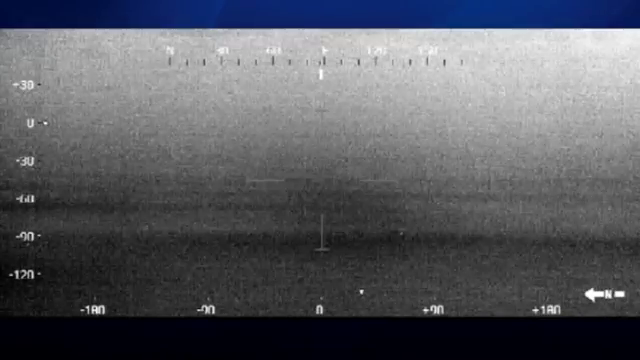
#> input picture frame 79 of data/seq2_noisy.mp4, 640 x 360 px, given in place of seq1.mp4, which was not available
$ python main2.py
#> lines starting #> are read from the running program, lines starting #| are printed output that depends on the picture; after the words box and inside, x2 and y2 are one past the last pixel; in counts of white or black regions, pixels touching at a corner belong together; long printed decimals are rounded; pictures that were not available may be replaced by others from this repository, and a replacement may not be noted
#> further down, frame is the input picture: shape (360, 640, 3); mean B, G, R 96.9, 90.4, 88.5
### ship_detection.py
import math
import cv2
import numpy as np
import matplotlib.pyplot as plt
from matplotlib import cm
from mpl_toolkits.mplot3d import Axes3D
from scipy.stats import wasserstein_distance
from sklearn.cluster import MeanShift
from sklearn import linear_model


# ----------------------------------------------------
#
# Ship Detection based on morphological reconstruction
#
# Paper: Thermal infrared small ship detection in sea clutter based on
# morphological reconstruction and multi-feature analysis
# ----------------------------------------------------
def detect_ship(gray):
    width = 854
    height = 480
    f = cv2.resize(gray, (width, height), interpolation=cv2.INTER_AREA)

    # ===== I. Gray-scale morphological reconstruction
    B = cv2.getStructuringElement(cv2.MORPH_ELLIPSE, (13, 9))

    # opening and closing map
    g = cv2.morphologyEx(f, cv2.MORPH_OPEN, B)
    h = cv2.morphologyEx(f, cv2.MORPH_CLOSE, B)
    tophat = cv2.morphologyEx(f, cv2.MORPH_TOPHAT, B)

    # compute intensity foreground saliency map
    max_iters = 10
    gi = g
    hi = h
    ogmr = np.zeros((height, width), np.uint8)
    cgmr = np.ones((height, width), np.uint8) * 255
    for it in range(max_iters):
        gi = cv2.dilate(gi, B)
        gdi = cv2.min(gi, f)
        ogmr = cv2.max(ogmr, gdi)

        hi = cv2.erode(hi, B)
        hdi = cv2.max(hi, f)
        cgmr = cv2.min(cgmr, hdi)
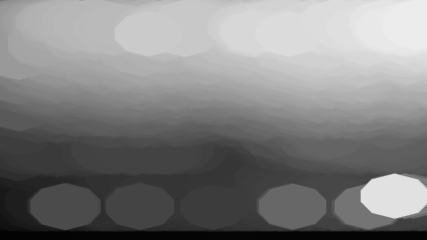
#> gi: shape (480, 854) (shown at 1/2 size); min 3, max 236, mean 128.5
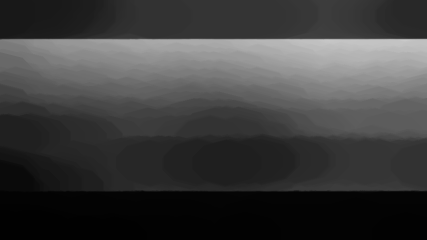
#> hi: shape (480, 854) (shown at 1/2 size); min 1, max 201, mean 61.2

    f_f = np.float32(f) / 255.0
    ogmr_f = np.float32(ogmr) / 255.0
    cgmr_f = np.float32(cgmr) / 255.0

    ifsm_bf = cv2.pow(f_f - ogmr_f, 1)
    ifsm_df = cv2.pow(cgmr_f - f_f, 1)

    # compute background contrast saliency map
    cgmr_open = cv2.morphologyEx(cgmr, cv2.MORPH_OPEN, B)
    ogmr_close = cv2.morphologyEx(ogmr, cv2.MORPH_CLOSE, B)

    bcsm_bf = cv2.pow(cgmr_f - np.float32(cgmr_open) / 255.0, 1)
    bcsm_df = cv2.pow(np.float32(ogmr_close) / 255.0 - ogmr_f, 1)

    # compute fused saliency map
    min1, max1, iloc1, aloc1 = cv2.minMaxLoc(ifsm_bf)
#> min1 = 0; max1 = 0.706; iloc1 = (0, 0); aloc1 = (43, 368)
    min2, max2, iloc2, aloc2 = cv2.minMaxLoc(bcsm_bf)
#> min2 = 0; max2 = 0.745; iloc2 = (0, 0); aloc2 = (43, 368)

    ifsm_bf_norm = (ifsm_bf - min1) / (max1 - min1)
    bcsm_bf_norm = (bcsm_bf - min2) / (max2 - min2)

    sm_f = cv2.pow(cv2.multiply(ifsm_bf_norm, bcsm_bf_norm), 0.5)
    sm_i = np.uint8(sm_f * 255)
    ret, sm_bin = cv2.threshold(sm_i, 0, 255, cv2.THRESH_BINARY + cv2.THRESH_OTSU)
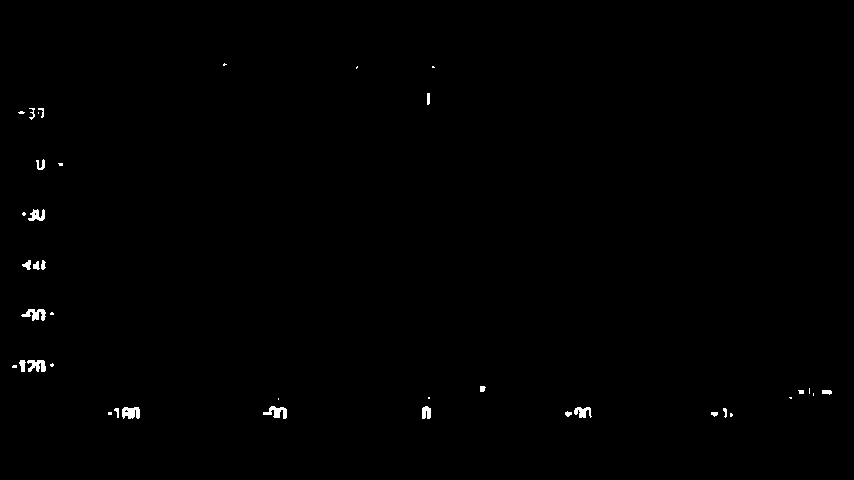
#> sm_bin: shape (480, 854); 0.41% white; 39 white regions (17 under 20 px), largest, box (x1, y1, x2, y2) and area: (122, 407, 140, 419) 174, (21, 309, 46, 321) 168, (263, 406, 287, 419) 167
#> ret = 58

    # ===== II. Contour description of TIR Ship based on Eigenvalue Analysis and Sahpe Constraint

    # Find lage eigen value map
    xKernel = np.array([1, -1], dtype="float")
    yKernel = xKernel.T

    sm_x = cv2.filter2D(sm_f, -1, xKernel)
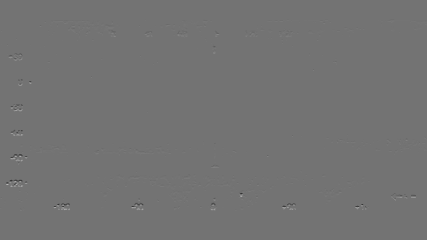
#> sm_x: shape (480, 854) float32 (shown at 1/2 size); min -0.616, max 0.739, mean 9.31e-12; drawn with min black and max white
    sm_y = cv2.filter2D(sm_f, -1, yKernel)
    sm_xx = cv2.filter2D(sm_x, -1, xKernel)
    sm_xy = cv2.filter2D(sm_x, -1, yKernel)
    sm_yx = cv2.filter2D(sm_y, -1, xKernel)
    sm_yy = cv2.filter2D(sm_y, -1, yKernel)

    kSigma = (2, 2)
    kSize = (13, 13)
    sm_xx = cv2.GaussianBlur(sm_xx, kSize, sigmaX=kSigma[0], sigmaY=kSigma[1], borderType=cv2.BORDER_CONSTANT)
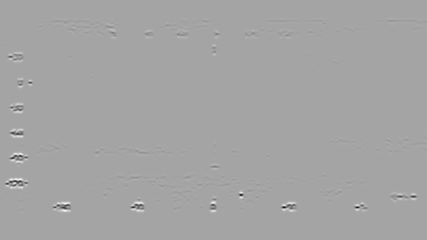
#> sm_xx: shape (480, 854) float32 (shown at 1/2 size); min -0.0593, max 0.0328, mean 2.91e-12; drawn with min black and max white
    sm_xy = cv2.GaussianBlur(sm_xy, kSize, sigmaX=kSigma[0], sigmaY=kSigma[1], borderType=cv2.BORDER_CONSTANT)
    sm_yx = cv2.GaussianBlur(sm_yx, kSize, sigmaX=kSigma[0], sigmaY=kSigma[1], borderType=cv2.BORDER_CONSTANT)
    sm_yy = cv2.GaussianBlur(sm_yy, kSize, sigmaX=kSigma[0], sigmaY=kSigma[1], borderType=cv2.BORDER_CONSTANT)

    lamdaLage = 0.5 * (sm_xx + sm_yy + cv2.sqrt(cv2.pow(sm_xx - sm_yy, 2) + 4 * sm_xy * sm_yx))
    minv, maxv, minl, maxl = cv2.minMaxLoc(lamdaLage)
#> minv = 0; maxv = 0.0655; minl = (0, 0); maxl = (40, 358)
    print((minv, maxv))
#| (0.0, 0.0655)
    lamdaLage = (lamdaLage - minv) / (maxv - minv)
    # EXPERIMENT IT: Thresholding by Otsu or by zero thresh
    thresh, lamdaLage_bin = cv2.threshold(np.uint8(lamdaLage * 255), 0, 255, cv2.THRESH_BINARY + cv2.THRESH_OTSU)
#> lamdaLage_bin: shape (480, 854); 0.55% white; 64 white regions (30 under 20 px), largest, box (x1, y1, x2, y2) and area: (18, 356, 47, 361) 123, (113, 403, 141, 409) 116, (19, 370, 47, 378) 110
#> thresh = 53

    # Find contour map of binary fused saliency map
    B1 = cv2.getStructuringElement(cv2.MORPH_ELLIPSE, (7, 7))
    sm_bin_dilate = cv2.dilate(sm_bin, B1)
#> sm_bin_dilate: shape (480, 854); 1.3% white; 22 white regions
    contours, hierachy = cv2.findContours(sm_bin_dilate, cv2.RETR_TREE, cv2.CHAIN_APPROX_SIMPLE)
#> contours = 25 contours, 3 with area under 20; largest, box (x1, y1, x2, y2) and area: (9, 357, 57, 375) 594, (105, 404, 143, 422) 494, (18, 306, 57, 324) 435, (562, 404, 595, 421) 379, (260, 403, 290, 422) 378

    staeam_thresh = 0.2094
    staem_valid_contours = []
    for contId in range(len(contours)):
        x, y, w, h = cv2.boundingRect(contours[contId])
        staem_roi = lamdaLage[y:y + h, x:x + w]
        staem_mask = lamdaLage_bin[y:y + h, x:x + w]
        avg = cv2.meanStdDev(staem_roi, mask=staem_mask)
        if avg[0] > staeam_thresh:
            staem_valid_contours.append(contours[contId])
        else:
            sm_bin_dilate[y:y + h, x:x + w] *= 0  # np.zeros((h, w), np.uint8)
#> this loop made 25 passes
#> (x, y, w, h, avg) on passes 1, 3, 4, 5, 6, 7, 8, 9: (708, 405, 28, 16, ([0.412], [0.155])), (562, 404, 33, 17, ([0.445], [0.153])), (105, 404, 38, 18, ([0.5], [0.2])), (419, 403, 15, 19, ([0.517], [0.182])), (260, 403, 30, 19, ([0.48], [0.17])), (275, 395, 7, 8, ([0], [0])), (786, 394, 9, 8, ([0], [0])), (425, 394, 8, 8, ([0.238], [0.0171]))
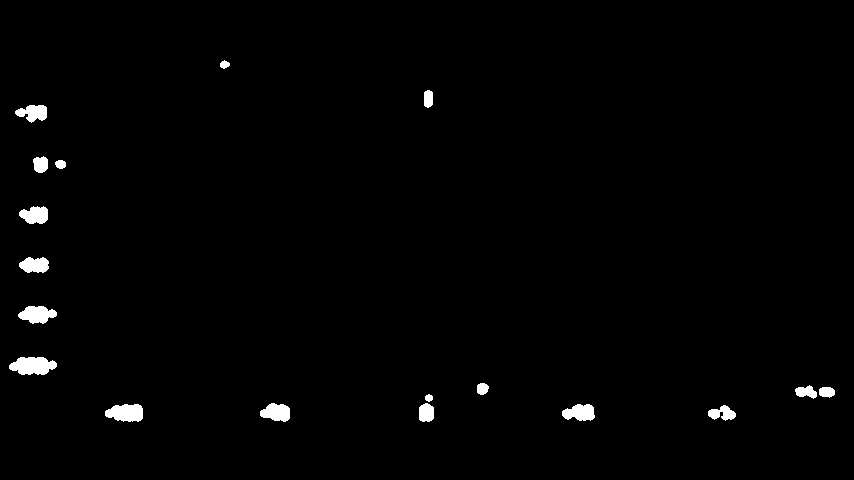
#> sm_bin_dilate: shape (480, 854); 1.3% white; 18 white regions
#> after the loop, staem_valid_contours = 19 contours, 1 with area under 20; largest, box (x1, y1, x2, y2) and area: (9, 357, 57, 375) 594, (105, 404, 143, 422) 494, (18, 306, 57, 324) 435, (562, 404, 595, 421) 379, (260, 403, 290, 422) 378

    sm_bin_staem = cv2.erode(sm_bin_dilate, B1)
#> sm_bin_staem: shape (480, 854); 0.53% white; 20 white regions (4 under 20 px)

    # ===== III. Shape constraint verification
    contours, hierachy = cv2.findContours(sm_bin_staem, cv2.RETR_TREE, cv2.CHAIN_APPROX_SIMPLE)
#> contours = 20 contours, 5 with area under 20; largest, box (x1, y1, x2, y2) and area: (12, 360, 54, 372) 290, (108, 407, 140, 419) 243, (21, 309, 54, 321) 190, (263, 406, 287, 419) 178, (565, 407, 592, 418) 160
    detected_cont = []

    minArea = 9
    minStatisticArea = 30

    for contId in range(len(contours)):
        contour = contours[contId]
        area = cv2.contourArea(contour)
        if area < minArea:
            continue
        if area > minStatisticArea:
            per = cv2.arcLength(contour, True)
            ellipse = cv2.fitEllipse(contour)
            majorAxis = np.float32(ellipse[1][1])
            minorAzis = np.float32(ellipse[1][0])
            ratio_mami = majorAxis / minorAzis
            compactness = per * per / area
            boundRect = cv2.minAreaRect(contour)
            rectangularity = area / (boundRect[1][0] * boundRect[1][1])

            if (ratio_mami > 1.1) and (ratio_mami < 8.8) and (compactness > 11.28) and (compactness < 118.62) and (
                    rectangularity > 0.38) and (rectangularity < 0.88):
                detected_cont.append(contour)
        else:
            detected_cont.append(contour)
#> this loop made 20 passes
#> (area, per, ellipse, majorAxis, minorAzis, ratio_mami, compactness, boundRect) on passes 3 to 5: (160, 72.77, ((582.5, 412.2), (9.64, 31.05), 87.05), 31.05, 9.64, 3.22, 33.1, ((578, 412), (10, 26), -90)), (243, 83.94, ((129.8, 412.5), (10.52, 39.07), 90.81), 39.07, 10.52, 3.72, 29, ((123.5, 412.5), (11, 31), -90)), (86.5, 37.9, ((425.7, 412.3), (11.76, 13.45), 88.41), 13.45, 11.76, 1.14, 16.61, ((426, 412), (12, 8), -90))
#> after the loop, detected_cont = 14 contours, 1 with area under 20; largest, box (x1, y1, x2, y2) and area: (12, 360, 54, 372) 290, (108, 407, 140, 419) 243, (21, 309, 54, 321) 190, (263, 406, 287, 419) 178, (565, 407, 592, 418) 160

    retImg = cv2.cvtColor(f, cv2.COLOR_GRAY2RGB)
    cv2.drawContours(retImg, detected_cont, -1, (0, 255, 0), 2)
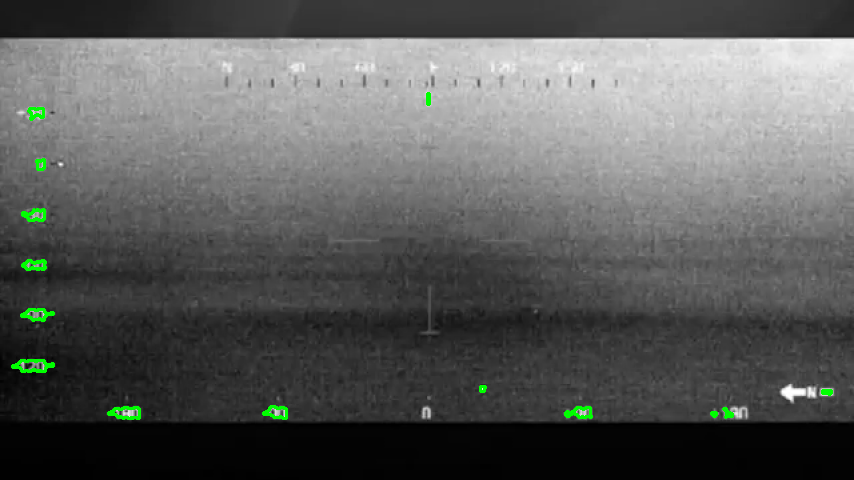
#> retImg: shape (480, 854, 3); mean B, G, R 91.4, 92.8, 91.4
    return sm_bin_staem, retImg


# ----------------------------------------------------------
#
#	Ship detection based on outlier detection algorithm
#
#	Dan's idea
# ----------------------------------------------------------
# [140 lines left out: functions detect_ship_v2, mgdFilter, localEntropy, not called in this run]

### main2.py
import cv2
import numpy as np
import matplotlib.pyplot as plt
from mpl_toolkits.mplot3d import Axes3D

import ship_detection as sd

cap = cv2.VideoCapture( "data/seq1.mp4" )

while True:
	ret, frame = cap.read()
	if( ret == False ):
		print ("Failed to read frame")
		break

	gray = cv2.cvtColor( frame, cv2.COLOR_RGB2GRAY )

	detectList = sd.detect_ship( gray )
#> (the run stopped early here; a loop or call above may not have finished)

$ run again, starting later in the video
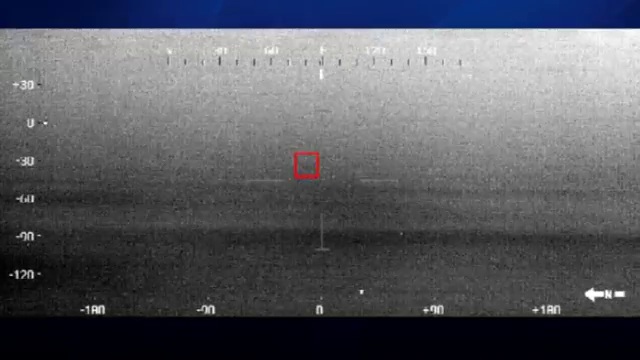
#> input picture frame 357 of data/seq2_noisy.mp4, 640 x 360 px, given in place of seq1.mp4, which was not available
#> frame is the input picture: shape (360, 640, 3); mean B, G, R 97.3, 90.9, 89.2
#> min1 = 0; max1 = 0.745; iloc1 = (0, 0); aloc1 = (43, 368)
#> min2 = 0; max2 = 0.769; iloc2 = (0, 0); aloc2 = (43, 368)
#> sm_bin: shape (480, 854); 0.43% white; 42 white regions (19 under 20 px), largest, box (x1, y1, x2, y2) and area: (122, 407, 140, 419) 168, (21, 309, 46, 321) 165, (27, 360, 46, 372) 160
#> ret = 54
#> minv = 0; maxv = 0.06; minl = (0, 0); maxl = (40, 307)
#| (0.0, 0.05999)
#> lamdaLage_bin: shape (480, 854); 0.57% white; 65 white regions (26 under 20 px), largest, box (x1, y1, x2, y2) and area: (18, 356, 47, 362) 123, (19, 370, 47, 378) 111, (21, 305, 47, 314) 108
#> thresh = 55
#> in detect_ship, `contours, hierachy = cv2.findContours(sm_bin_dilate, cv2.RETR_TREE, cv..`: contours = 25 contours, 2 with area under 20; largest, box (x1, y1, x2, y2) and area: (9, 357, 58, 375) 601, (105, 404, 143, 422) 488, (18, 306, 58, 324) 431, (14, 104, 48, 122) 386, (562, 404, 595, 421) 379
#> the loop in detect_ship, `for contId in range(len(contours)):` made 25 passes
#> (x, y, w, h, avg) on passes 1 to 8: (707, 405, 29, 16, ([0.422], [0.151])), (562, 404, 33, 17, ([0.449], [0.149])), (260, 404, 30, 18, ([0.493], [0.163])), (105, 404, 38, 18, ([0.497], [0.193])), (419, 403, 15, 19, ([0.516], [0.208])), (787, 394, 8, 9, ([0.247], [0.0125])), (425, 393, 8, 9, ([0], [0])), (819, 387, 15, 11, ([0.427], [0.123]))
#> after the loop in detect_ship, `for contId in range(len(contours)):`:
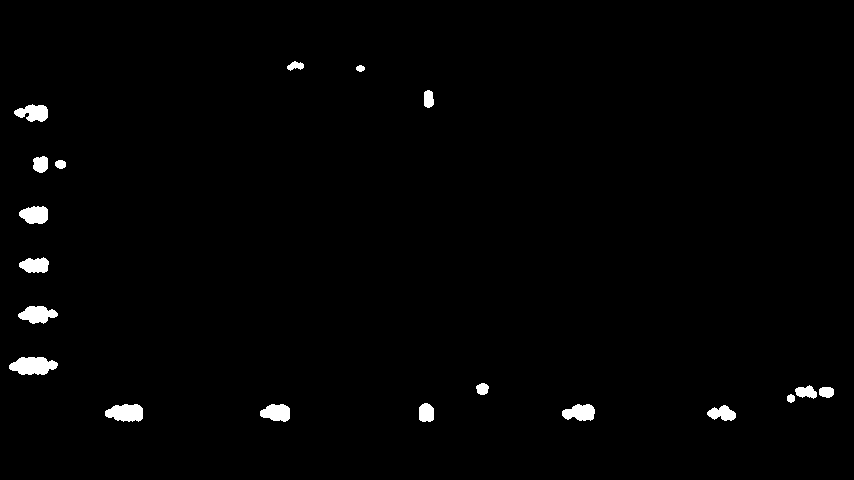
#> sm_bin_dilate: shape (480, 854); 1.3% white; 19 white regions
#> after the loop in detect_ship, `for contId in range(len(contours)):`: staem_valid_contours = 19 contours; largest, box (x1, y1, x2, y2) and area: (9, 357, 58, 375) 601, (105, 404, 143, 422) 488, (18, 306, 58, 324) 431, (14, 104, 48, 122) 386, (562, 404, 595, 421) 379
#> sm_bin_staem: shape (480, 854); 0.55% white; 23 white regions (8 under 20 px)
#> in detect_ship, `contours, hierachy = cv2.findContours(sm_bin_staem, cv2.RETR_TREE, cv2..`: contours = 23 contours, 8 with area under 20; largest, box (x1, y1, x2, y2) and area: (12, 360, 55, 372) 297, (108, 407, 140, 419) 240, (22, 209, 45, 221) 183, (21, 309, 48, 321) 176, (263, 407, 287, 419) 174
#> the loop in detect_ship, `for contId in range(len(contours)):` made 23 passes
#> (area, per, ellipse, majorAxis, minorAzis, ratio_mami, compactness, boundRect) on passes 1 to 3: (80, 61.6, ((722.2, 413.2), (9.22, 20.01), 91.7), 20.01, 9.22, 2.17, 47.43, ((721, 412.5), (9, 22), -90)), (160, 71.94, ((580.7, 412.3), (9.98, 26.5), 86.33), 26.5, 9.98, 2.66, 32.35, ((578, 412), (10, 26), -90)), (173.5, 63.21, ((279.2, 412.3), (10.1, 29.76), 93.64), 29.76, 10.1, 2.95, 23.03, ((274.5, 412.5), (11, 23), -90))
#> after the loop in detect_ship, `for contId in range(len(contours)):`: detected_cont = 15 contours, 1 with area under 20; largest, box (x1, y1, x2, y2) and area: (12, 360, 55, 372) 297, (108, 407, 140, 419) 240, (22, 209, 45, 221) 183, (21, 309, 48, 321) 176, (263, 407, 287, 419) 174
#> in detect_ship, `cv2.drawContours(retImg, detected_cont, -1, (0, 255, 0), 2)`:
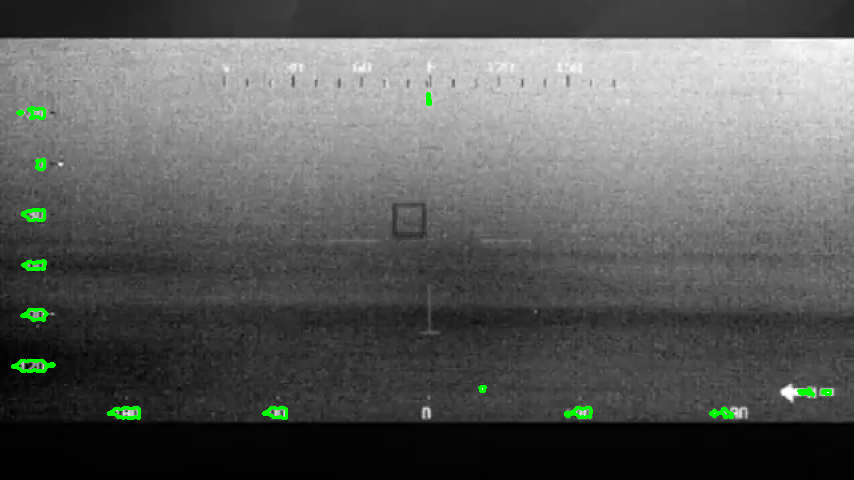
#> retImg: shape (480, 854, 3); mean B, G, R 91.8, 93.3, 91.8

$ run again, starting later in the video
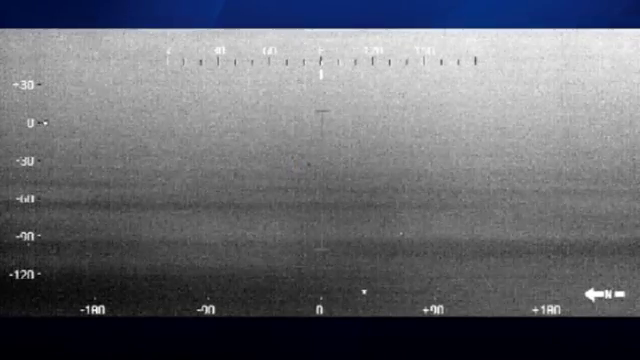
#> input picture frame 636 of data/seq2_noisy.mp4, 640 x 360 px, given in place of seq1.mp4, which was not available
#> frame is the input picture: shape (360, 640, 3); mean B, G, R 110.7, 104, 102.1
#> min1 = 0; max1 = 0.678; iloc1 = (0, 0); aloc1 = (128, 413)
#> min2 = 0; max2 = 0.729; iloc2 = (0, 0); aloc2 = (486, 388)
#> sm_bin: shape (480, 854); 0.41% white; 35 white regions (14 under 20 px), largest, box (x1, y1, x2, y2) and area: (122, 407, 140, 419) 176, (263, 407, 287, 419) 165, (21, 309, 46, 321) 158
#> ret = 56
#> minv = 0; maxv = 0.0712; minl = (0, 0); maxl = (130, 421)
#| (0.0, 0.07125)
#> in detect_ship, `thresh, lamdaLage_bin = cv2.threshold(np.uint8(lamdaLage * 255), 0, 25..`:
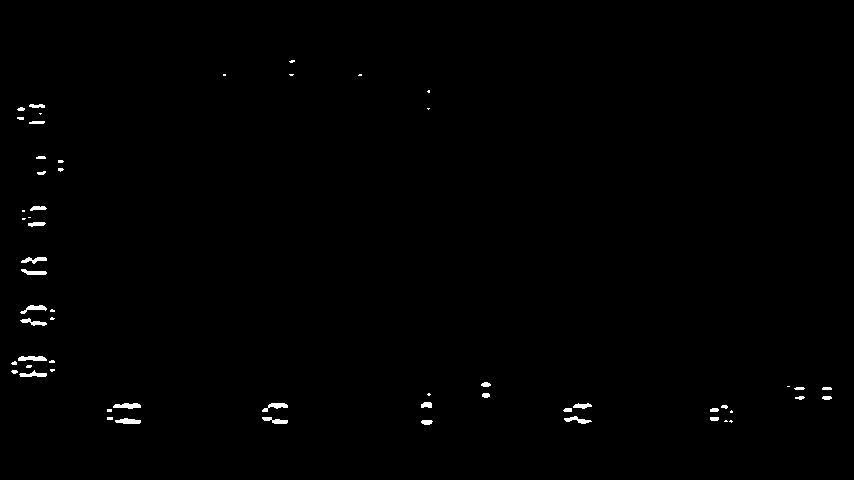
#> lamdaLage_bin: shape (480, 854); 0.55% white; 58 white regions (26 under 20 px), largest, box (x1, y1, x2, y2) and area: (113, 403, 141, 409) 121, (18, 356, 47, 361) 120, (115, 418, 141, 424) 113
#> thresh = 48
#> in detect_ship, `contours, hierachy = cv2.findContours(sm_bin_dilate, cv2.RETR_TREE, cv..`: contours = 20 contours; largest, box (x1, y1, x2, y2) and area: (9, 357, 58, 375) 589, (105, 404, 143, 422) 500, (18, 306, 57, 324) 415, (260, 404, 290, 422) 376, (562, 404, 594, 421) 376
#> the loop in detect_ship, `for contId in range(len(contours)):` made 20 passes
#> (x, y, w, h, avg) on passes 1 to 8: (708, 405, 28, 16, ([0.335], [0.114])), (562, 404, 32, 17, ([0.401], [0.132])), (260, 404, 30, 18, ([0.45], [0.158])), (105, 404, 38, 18, ([0.486], [0.2])), (787, 394, 7, 8, ([0], [0])), (419, 393, 15, 29, ([0.434], [0.189])), (819, 387, 15, 10, ([0.331], [0.0823])), (796, 385, 17, 12, ([0.265], [0.0513]))
#> after the loop in detect_ship, `for contId in range(len(contours)):`: staem_valid_contours = 16 contours; largest, box (x1, y1, x2, y2) and area: (9, 357, 58, 375) 589, (105, 404, 143, 422) 500, (18, 306, 57, 324) 415, (260, 404, 290, 422) 376, (562, 404, 594, 421) 376
#> sm_bin_staem: shape (480, 854); 0.53% white; 21 white regions (6 under 20 px)
#> in detect_ship, `contours, hierachy = cv2.findContours(sm_bin_staem, cv2.RETR_TREE, cv2..`: contours = 21 contours, 8 with area under 20; largest, box (x1, y1, x2, y2) and area: (12, 360, 49, 372) 276, (108, 407, 140, 419) 250, (263, 407, 287, 419) 176, (21, 309, 48, 321) 166, (565, 407, 591, 418) 160
#> the loop in detect_ship, `for contId in range(len(contours)):` made 21 passes
#> (area, per, ellipse, majorAxis, minorAzis, ratio_mami, compactness, boundRect) on passes 1 to 3: (73.5, 60.18, ((722.6, 412.9), (8.52, 19.2), 93), 19.2, 8.52, 2.25, 49.28, ((721.8, 411.9), (8.85, 21.2), -79.7)), (160.5, 71.36, ((582.5, 412.2), (9.64, 31.3), 87.67), 31.3, 9.64, 3.25, 31.72, ((577.5, 412), (10, 25), -90)), (175.5, 64.04, ((279.3, 412.3), (10.44, 30), 92.58), 30, 10.44, 2.87, 23.37, ((274.5, 412.5), (11, 23), -90))
#> after the loop in detect_ship, `for contId in range(len(contours)):`: detected_cont = 15 contours, 3 with area under 20; largest, box (x1, y1, x2, y2) and area: (12, 360, 49, 372) 276, (108, 407, 140, 419) 250, (263, 407, 287, 419) 176, (21, 309, 48, 321) 166, (565, 407, 591, 418) 160
#> in detect_ship, `cv2.drawContours(retImg, detected_cont, -1, (0, 255, 0), 2)`:
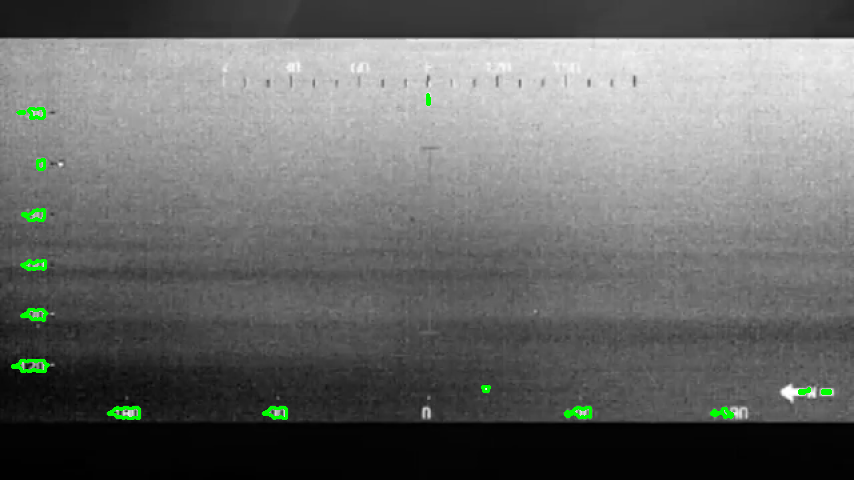
#> retImg: shape (480, 854, 3); mean B, G, R 105, 106.4, 105
